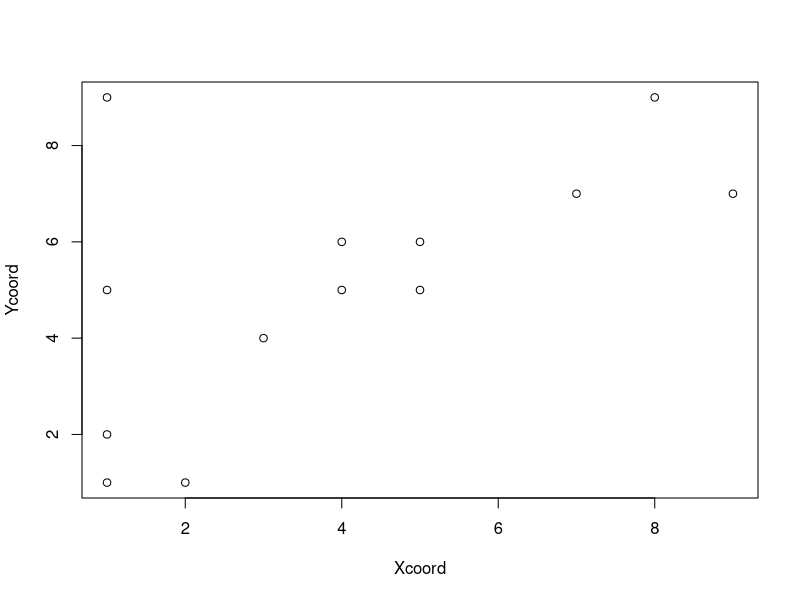
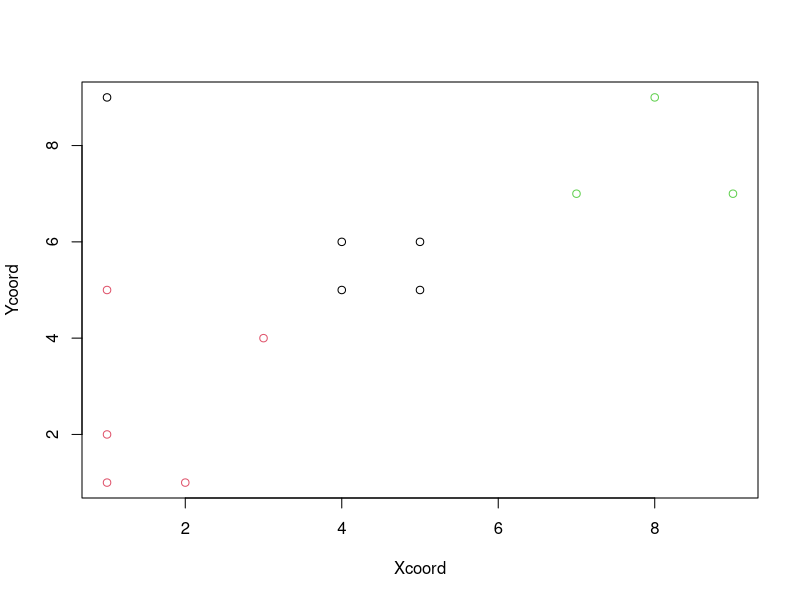

Write R code to recreate these figures, in order.
# Implement K-means clustering algorithm
# https://en.wikipedia.org/wiki/K-means_clustering


assignClusterToPoints <- function(Xcoord, Ycoord, K) {
  Points <- data.frame(Xcoord, Ycoord)
  ptslength <- nrow(Points)
  Xcenter <- NULL   # Initiate vector for x coordinates of K centroids
  Ycenter <- NULL   # Initiate vector for y coordinates of K centroids
  result <- rep(0, ptslength) # Initiate vector to maintain cluster number for each point
  iteration <- 0
  
  # Create K random points bound by the min and max of the supplied X and Y vectors
  for (i in 1:K) {
    Xcenter <- c(Xcenter,sample(min(Points[1]):max(Points[1]),1))
    Ycenter <- c(Ycenter,sample(min(Points[2]):max(Points[2]),1))
  }
  
  # Repeat until two itterations produce same Mean for each cluster
  repeat{
    Xcopy <- Xcenter   # Create copy to compare to new mean for repeat
    Ycopy <- Ycenter       
    X <- rep(0, K)     # Initiate vector for 
    Y <- rep(0, K)         
    Count <- rep(0, K) # 
    iteration <- (iteration + 1)
    
    print(Xcopy)
    print(Ycopy)
    
    # Loop through all given points to find which centroid they are closest to
    for (i in 1:ptslength) {
      # Set minimum distance to the Euclidean distance to the first centroid
      mindist = sqrt((Xcoord[i]-Xcenter[1])^2 + (Ycoord[i]-Ycenter[1])^2)
      Pointclass <- 1 # Initiate classification for that point to 1
      # Loop through other centroids to determine if they are closer
      for (j in 2:K){
        # Calculate the Euclidean distance to other centroids
        dist = sqrt((Xcoord[i]-Xcenter[j])^2 + (Ycoord[i]-Ycenter[j])^2)
        # Compare distance to current centroid to distance to current closest centroid
        # If current centroid is closer make it the min distance
        if (dist < mindist){
          mindist <- dist  # If current centroid is closer make it the min distance
          Pointclass <- j; # and set the classification to that centroids class
        }
      }
      # Once classification is completed the points X and Y coords are added to their
      # respective vectors for that class and the point count is incremented for that class
      X[Pointclass] <- (X[Pointclass]+Xcoord[i])
      Y[Pointclass] <- (Y[Pointclass]+Ycoord[i])
      Count[Pointclass] <- (Count[Pointclass] +1)
      # The classification is added to the results vector
      result[i] <- Pointclass
    }
    # Each class vector is looped through to calculate the mean for that cluster
    # which then becomes the new centroid for that cluster
    for (j in 1:K){
      # If a random center does not end up with any points then the function is called again
      if (Count[j]!=0){
        Xcenter[j] <- (X[j]/Count[j])
        Ycenter[j] <- (Y[j]/Count[j])
      } else {
        return(assignClusterToPoints(Xcoord, Ycoord, K))
      }
    }
    print(Xcenter) 
    print(Ycenter)
    # The newly calculated centroid is compared to the previous centroid
    # if they are the same the loop is exited otherwise it is repeated
    if(all(Xcopy == Xcenter) && all(Ycopy == Ycenter)){
      break
    }
  }
  cat(sprintf('%i iterations to converge\n', iteration))
  return(result) # The vector of classifications for each point is returned
}

Xcoord <- c(1,3,1,1,4,5,7,8,9,4,5,1,2)
Ycoord <- c(2,4,5,9,6,5,7,9,7,5,6,1,1)

K <- 3

clusters = rep(1, length(Xcoord))
plot(Xcoord, Ycoord, col=clusters)
clusters = assignClusterToPoints(Xcoord, Ycoord, K)
Points <- data.frame(Xcoord, Ycoord)

# Plot the cluster
plot(Points, col=clusters)

# Print a summary of points and their cluster
for (i in 1:nrow(Points)){
  cat(sprintf("(%i,%i) is in cluster %i\n", Points[i,1], Points[i,2], clusters[i]))
}
